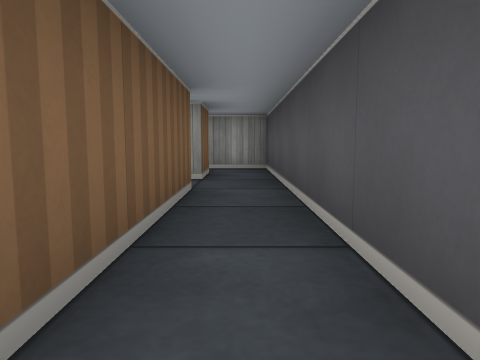
view 1 (above)

18 first-person views from a walk through a cub3D ray-caster map. The camera is about half as high as the walls, tilts 6° down and sees 70° across. The floor is counted in squares. Each view is taken from the middle of a square. On the plan, view 1 faces up. The plan holds only what a view shows up to about 9 squares ahead; the rest is blank.

view 2
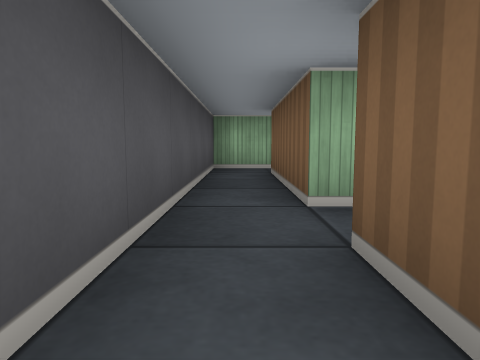

view 3
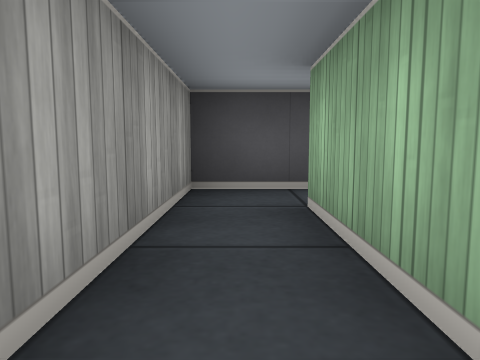

view 4
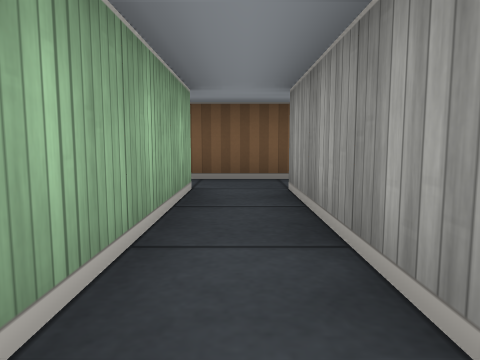

view 5
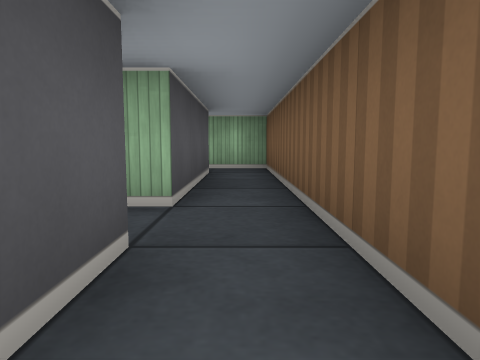

view 6
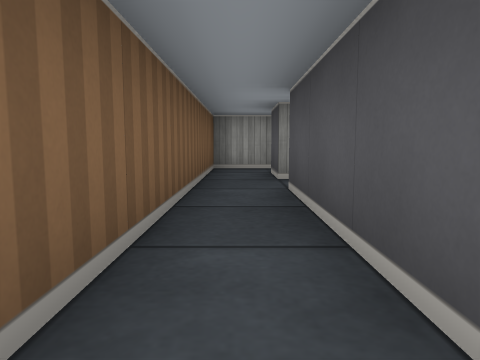

view 7
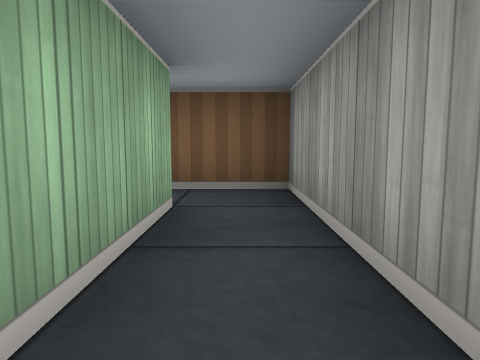

view 8
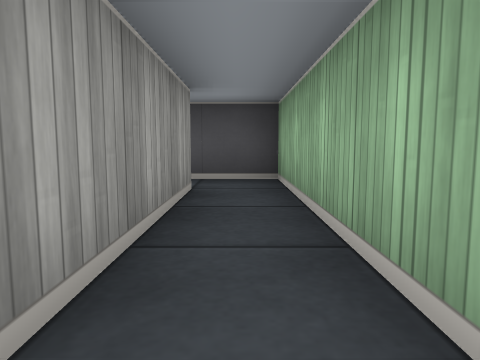

view 9
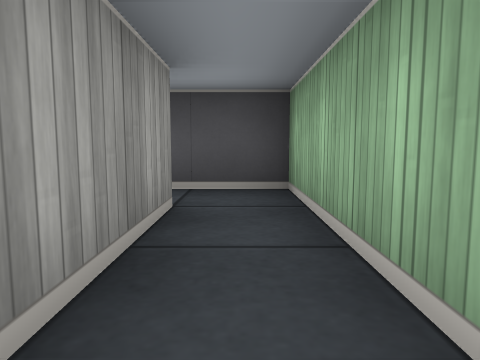

view 10
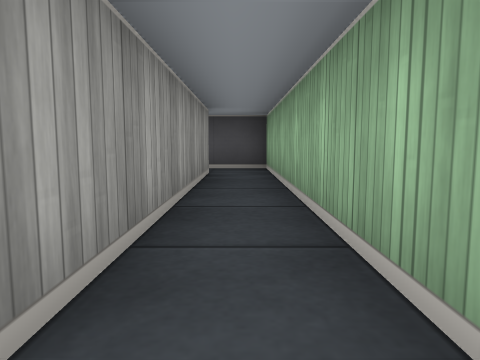

view 11
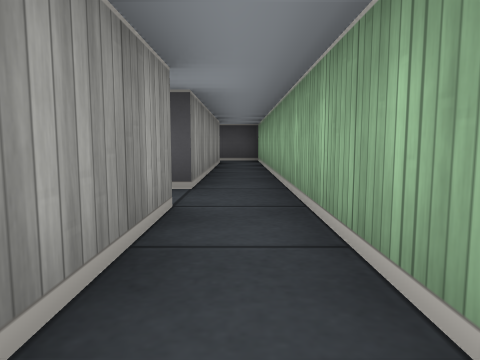

view 12
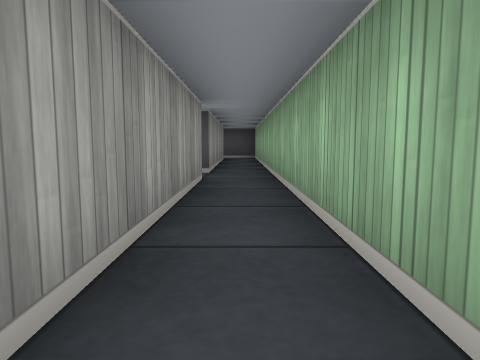

view 13
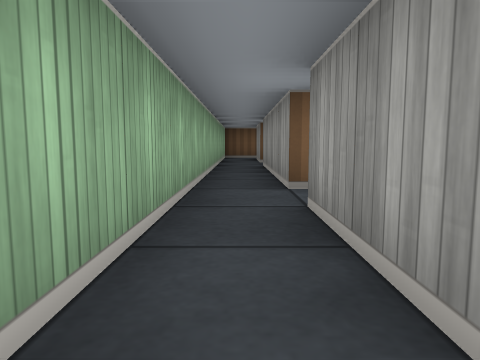

view 14
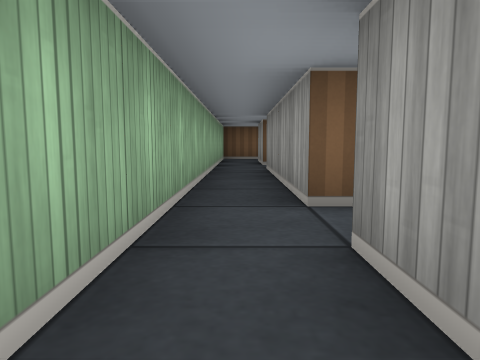

view 15
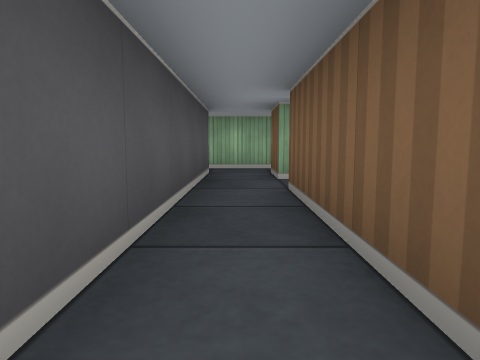

view 16
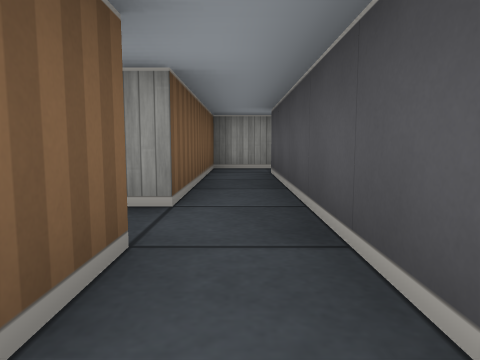

view 17
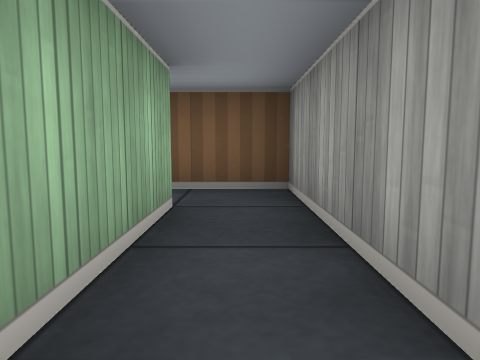

view 18
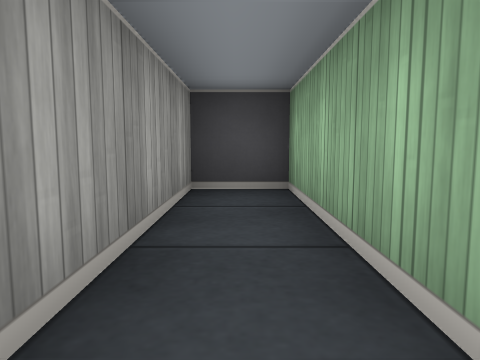

### Floor plan
Ten units are one square. View 1 is at (0, 0); x grows to the right and y downward. Boxes are objects, and circles mark ways between rooms. Rooms are numbered by the first view taken in them; rooms with no view inside come last. Other rooms are left out.
<svg viewBox="-161 -95 171 105">
<path fill="none" stroke="#000" d="M-65 -5 -105 -5 -105 -15M-115 -15 -115 -5 -155 -5M-5 -35 -5 -5 -55 -5M-5 -55 -5 -45M-156 5 5 5 5 -55M-45 -75 -45 -15 -34 -15M-35 -25 -35 -55 -5 -55M5 -55 5 -65 -35 -65 -35 -75M-35 -75 5 -75 5 -88M-5 -85 -45 -85 -45 -75M-105 -55 -75 -55 -75 -65 -115 -65 -115 -55"/>
<circle cx="0" cy="-50" r="3" fill="#2a7"/>
<circle cx="-40" cy="-70" r="3" fill="#2a7"/>
<text x="-60" y="-10">1</text>
<text x="-30" y="-60">2</text>
<text x="-20" y="-80">3</text>
<text x="-100" y="-60">4</text>
</svg>
Room 1 opens to room 2. Room 2 opens to room 3.

Where each view was taken, in squares from view 1:
view 1: 0 up, 0 right, facing up
view 2: 6 up, 0 right, facing down
view 3: 6 up, 3 left, facing right
view 4: 6 up, 0 right, facing left
view 5: 8 up, 4 left, facing down
view 6: 2 up, 4 left, facing up
view 7: 8 up, 1 left, facing left
view 8: 8 up, 4 left, facing right
view 9: 0 up, 3 left, facing right
view 10: 0 up, 6 left, facing right
view 11: 0 up, 9 left, facing right
view 12: 0 up, 11 left, facing right
view 13: 0 up, 8 left, facing left
view 14: 0 up, 9 left, facing left
view 15: 6 up, 11 left, facing down
view 16: 0 up, 11 left, facing up
view 17: 6 up, 8 left, facing left
view 18: 6 up, 11 left, facing right
